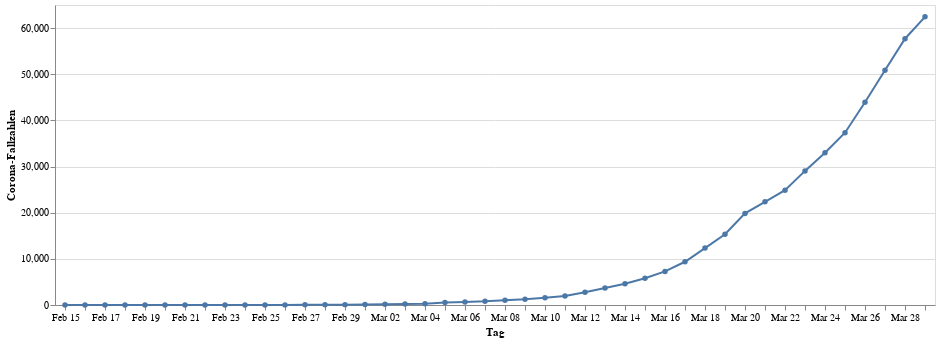

The notebook cell this image was saved under:
### Code cell
infections = alt.Chart(data).mark_line(point=True).encode(
    alt.X("monthdate(day):O", title="Tag"),
    alt.Y("cases:Q", title="Corona-Fallzahlen"))
infections

### Figure 1 — Vega-Lite specification as saved in the notebook (floating-point values rounded to 4 significant figures)
{"config": {"view": {"continuousWidth": 400, "continuousHeight": 300}}, "data": {"name": "data-9ae3b2474e39136f81631845b2245833"}, "mark": {"type": "line", "point": true}, "encoding": {"x": {"type": "ordinal", "field": "day", "timeUnit": "monthdate", "title": "Tag"}, "y": {"type": "quantitative", "field": "cases", "title": "Corona-Fallzahlen"}}, "$schema": "https://vega.github.io/schema/vega-lite/v4.0.2.json", "datasets": {"data-9ae3b2474e39136f81631845b2245833": [{"day": "2020-02-15T00:00:00", "cases": 16}, {"day": "2020-02-16T00:00:00", "cases": 16}, {"day": "2020-02-17T00:00:00", "cases": 16}, {"day": "2020-02-18T00:00:00", "cases": 16}, {"day": "2020-02-19T00:00:00", "cases": 16}, {"day": "2020-02-20T00:00:00", "cases": 16}, {"day": "2020-02-21T00:00:00", "cases": 16}, {"day": "2020-02-22T00:00:00", "cases": 16}, {"day": "2020-02-23T00:00:00", "cases": 16}, {"day": "2020-02-24T00:00:00", "cases": 16}, {"day": "2020-02-25T00:00:00", "cases": 18}, {"day": "2020-02-26T00:00:00", "cases": 26}, {"day": "2020-02-27T00:00:00", "cases": 48}, {"day": "2020-02-28T00:00:00", "cases": 74}, {"day": "2020-02-29T00:00:00", "cases": 79}, {"day": "2020-03-01T00:00:00", "cases": 130}, {"day": "2020-03-02T00:00:00", "cases": 165}, {"day": "2020-03-03T00:00:00", "cases": 203}, {"day": "2020-03-04T00:00:00", "cases": 262}, {"day": "2020-03-05T00:00:00", "cases": 545}, {"day": "2020-03-06T00:00:00", "cases": 670}, {"day": "2020-03-07T00:00:00", "cases": 800}, {"day": "2020-03-08T00:00:00", "cases": 1040}, {"day": "2020-03-09T00:00:00", "cases": 1224}, {"day": "2020-03-10T00:00:00", "cases": 1565}, {"day": "2020-03-11T00:00:00", "cases": 1966}, {"day": "2020-03-12T00:00:00", "cases": 2745}, {"day": "2020-03-13T00:00:00", "cases": 3675}, {"day": "2020-03-14T00:00:00", "cases": 4599}, {"day": "2020-03-15T00:00:00", "cases": 5813}, {"day": "2020-03-16T00:00:00", "cases": 7272}, {"day": "2020-03-17T00:00:00", "cases": 9367}, {"day": "2020-03-18T00:00:00", "cases": 12327}, {"day": "2020-03-19T00:00:00", "cases": 15320}, {"day": "2020-03-20T00:00:00", "cases": 19848}, {"day": "2020-03-21T00:00:00", "cases": 22364}, {"day": "2020-03-22T00:00:00", "cases": 24873}, {"day": "2020-03-23T00:00:00", "cases": 29056}, {"day": "2020-03-24T00:00:00", "cases": 32991}, {"day": "2020-03-25T00:00:00", "cases": 37323}, {"day": "2020-03-26T00:00:00", "cases": 43938}, {"day": "2020-03-27T00:00:00", "cases": 50871}, {"day": "2020-03-28T00:00:00", "cases": 57695}, {"day": "2020-03-29T00:00:00", "cases": 62435}]}}
